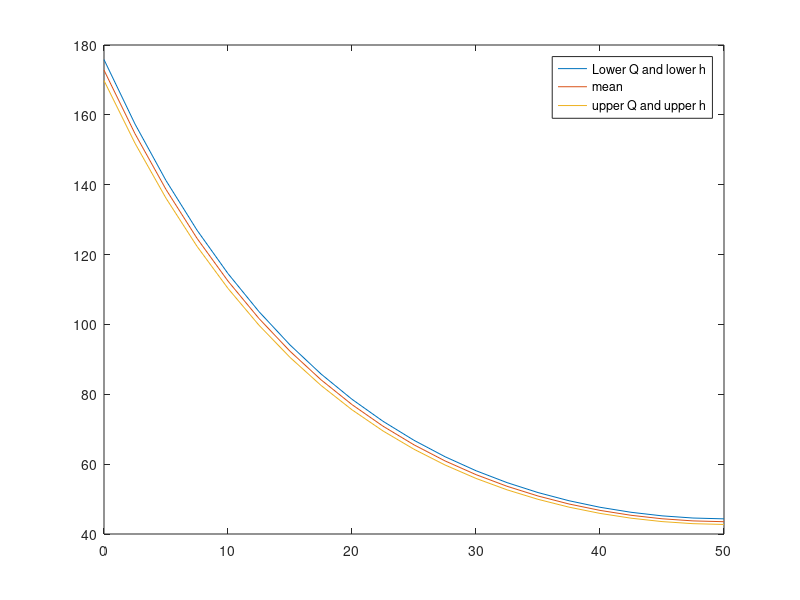

This chart was generated by the following MATLAB code:
close all;
clear all;
clc;

 xx = linspace(0,50,21);
 xdata =xx(1:21)
 u_amb = 21.29;
  
 
 a = 1.2;   % cm
 b = 1.2;   % cm
 L = 50.0;   % cm
 k = 2.37;   % W/cm C
 h = 0.00191;
 Stdh = 1.4656e-05;
 h_up = h +1.645*Stdh;
 h_low = h -1.645*Stdh;
 hh = [h_low ,h ,h_up ];

 Q = -18.41; 
 StdQ = 0.14701;
 Q_up = Q + 1.645*StdQ;
 Q_low = Q - 1.645*StdQ;
 QQ= [Q_low,Q,Q_up];
 n = 15;
 p = 2;

 h = hh(1);
 Q = QQ(1);
 
  gamma = sqrt(2*(a+b)*h/(a*b*k));
  gamma_h = (1/(2*h))*gamma;
  f1 = exp(gamma*L)*(h + k*gamma);
  f2 = exp(-gamma*L)*(h - k*gamma);
  f3 = f1/(f2 + f1);
  f1_h = exp(gamma*L)*(gamma_h*L*(h+k*gamma) + 1 + k*gamma_h);
  f2_h = exp(-gamma*L)*(-gamma_h*L*(h-k*gamma) + 1 - k*gamma_h);
  c1 = -Q*f3/(k*gamma);
  c2 = Q/(k*gamma) + c1;
  f4 = Q/(k*gamma*gamma);
  den2 = (f1+f2)^2;
  f3_h = (f1_h*(f1+f2) - f1*(f1_h+f2_h))/den2;
  c1_h = f4*gamma_h*f3 - (Q/(k*gamma))*f3_h;
  c2_h = -f4*gamma_h + c1_h;
  c1_Q = -(1/(k*gamma))*f3;
  c2_Q = (1/(k*gamma)) + c1_Q;

  uvals_data = c1*exp(-gamma*xdata) + c2*exp(gamma*xdata) + u_amb;
  uvals_Q_data = c1_Q*exp(-gamma*xdata) + c2_Q*exp(gamma*xdata);
  uvals_h_data = c1_h*exp(-gamma*xdata) + c2_h*exp(gamma*xdata) + gamma_h*xdata.*(-c1*exp(-gamma*xdata) + c2*exp(gamma*xdata));
  



  plot(xdata,uvals_data)
  legend('lower bond')

  hold on
  h = hh(2);
  Q = QQ(2);
 
  gamma = sqrt(2*(a+b)*h/(a*b*k));
  gamma_h = (1/(2*h))*gamma;
  f1 = exp(gamma*L)*(h + k*gamma);
  f2 = exp(-gamma*L)*(h - k*gamma);
  f3 = f1/(f2 + f1);
  f1_h = exp(gamma*L)*(gamma_h*L*(h+k*gamma) + 1 + k*gamma_h);
  f2_h = exp(-gamma*L)*(-gamma_h*L*(h-k*gamma) + 1 - k*gamma_h);
  c1 = -Q*f3/(k*gamma);
  c2 = Q/(k*gamma) + c1;
  f4 = Q/(k*gamma*gamma);
  den2 = (f1+f2)^2;
  f3_h = (f1_h*(f1+f2) - f1*(f1_h+f2_h))/den2;
  c1_h = f4*gamma_h*f3 - (Q/(k*gamma))*f3_h;
  c2_h = -f4*gamma_h + c1_h;
  c1_Q = -(1/(k*gamma))*f3;
  c2_Q = (1/(k*gamma)) + c1_Q;

  uvals_data = c1*exp(-gamma*xdata) + c2*exp(gamma*xdata) + u_amb;
  uvals_Q_data = c1_Q*exp(-gamma*xdata) + c2_Q*exp(gamma*xdata);
  uvals_h_data = c1_h*exp(-gamma*xdata) + c2_h*exp(gamma*xdata) + gamma_h*xdata.*(-c1*exp(-gamma*xdata) + c2*exp(gamma*xdata));
  plot(xdata,uvals_data)
  legend(' mean')


  h = hh(3);
  Q = QQ(3);
 
  gamma = sqrt(2*(a+b)*h/(a*b*k));
  gamma_h = (1/(2*h))*gamma;
  f1 = exp(gamma*L)*(h + k*gamma);
  f2 = exp(-gamma*L)*(h - k*gamma);
  f3 = f1/(f2 + f1);
  f1_h = exp(gamma*L)*(gamma_h*L*(h+k*gamma) + 1 + k*gamma_h);
  f2_h = exp(-gamma*L)*(-gamma_h*L*(h-k*gamma) + 1 - k*gamma_h);
  c1 = -Q*f3/(k*gamma);
  c2 = Q/(k*gamma) + c1;
  f4 = Q/(k*gamma*gamma);
  den2 = (f1+f2)^2;
  f3_h = (f1_h*(f1+f2) - f1*(f1_h+f2_h))/den2;
  c1_h = f4*gamma_h*f3 - (Q/(k*gamma))*f3_h;
  c2_h = -f4*gamma_h + c1_h;
  c1_Q = -(1/(k*gamma))*f3;
  c2_Q = (1/(k*gamma)) + c1_Q;

  uvals_data = c1*exp(-gamma*xdata) + c2*exp(gamma*xdata) + u_amb;
  uvals_Q_data = c1_Q*exp(-gamma*xdata) + c2_Q*exp(gamma*xdata);
  uvals_h_data = c1_h*exp(-gamma*xdata) + c2_h*exp(gamma*xdata) + gamma_h*xdata.*(-c1*exp(-gamma*xdata) + c2*exp(gamma*xdata));
  plot(xdata,uvals_data)
  legend('Lower Q and lower h','mean','upper Q and upper h')


  hold off